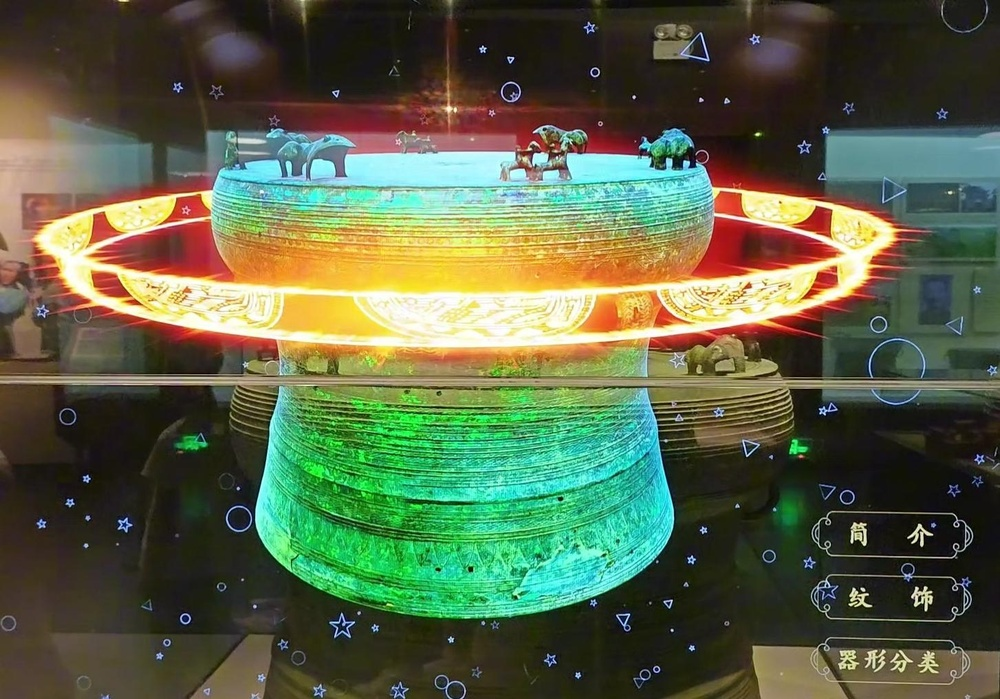
#> input picture data/images/2.jpg, 1000 x 699 px, shrunk from 1454 x 1016 before the run, found by its file name; its folder holds only this picture in this run
$ python batch_segment.py
#> lines starting #> are read from the running program, lines starting #| are printed output that depends on the picture; after the words box and inside, x2 and y2 are one past the last pixel; in counts of white or black regions, pixels touching at a corner belong together
import os
import cv2

def segment_image(img_path):
    """简单占位模型：对图像做灰度化 + 阈值分割"""
#> called with img_path = './data/images/2.jpg'
    img = cv2.imread(img_path)
#> img is the input picture: shape (699, 1000, 3); mean B, G, R 72.2, 100.3, 90.6
    if img is None:
        return None

    gray = cv2.cvtColor(img, cv2.COLOR_BGR2GRAY)
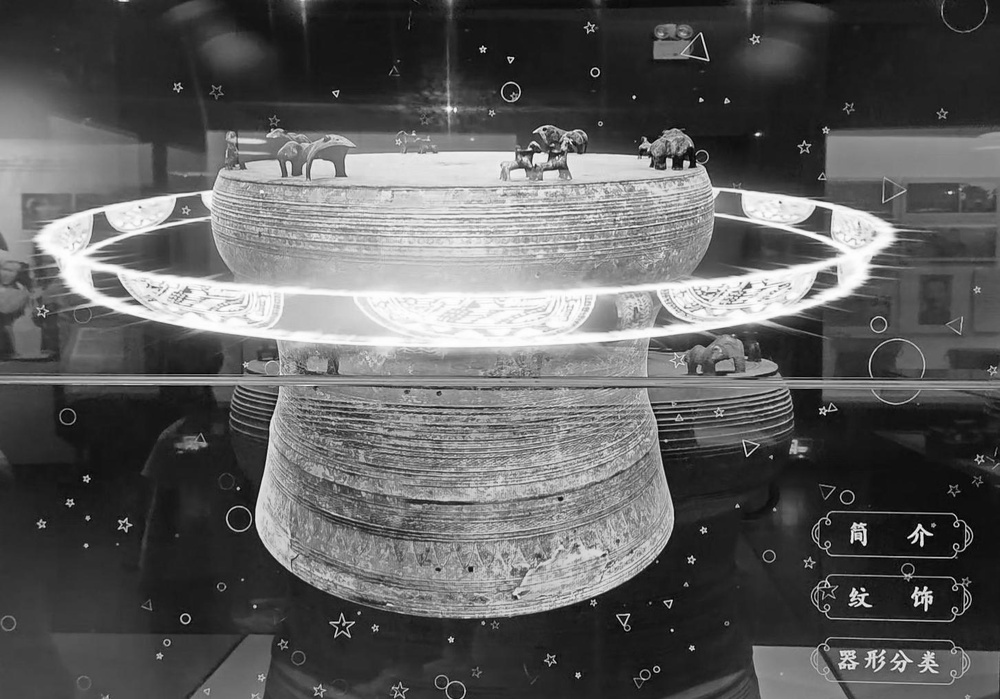
#> gray: shape (699, 1000); min 0, max 255, mean 94.2
    _, mask = cv2.threshold(gray, 128, 255, cv2.THRESH_BINARY)
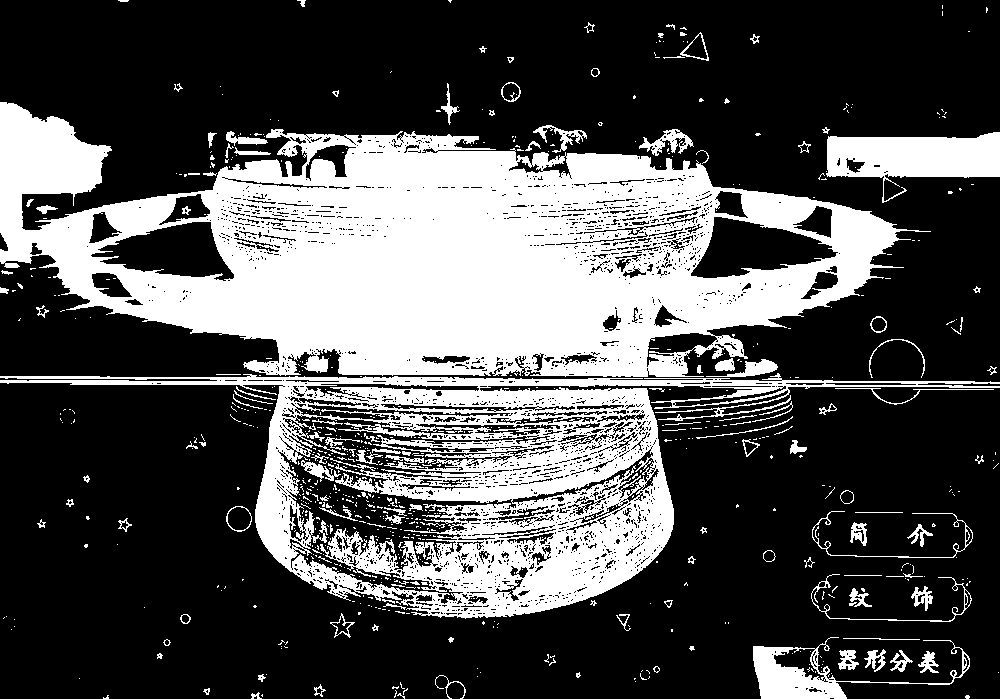
#> mask: shape (699, 1000); 31.2% white; 760 white regions (632 under 20 px), largest, box (x1, y1, x2, y2) and area: (0, 102, 931, 377) 134323, (0, 373, 1000, 619) 60584, (826, 132, 1000, 203) 6877

    return mask

def batch_segment(input_dir, output_dir):
    os.makedirs(output_dir, exist_ok=True)

    for fname in os.listdir(input_dir):
        if not fname.lower().endswith((".jpg", ".png", ".jpeg", ".bmp")):
            continue

        img_path = os.path.join(input_dir, fname)
        save_path = os.path.join(output_dir, fname)

        mask = segment_image(img_path)
        if mask is not None:
            cv2.imwrite(save_path, mask)
            print(f"[OK] {fname} processed.")


if __name__ == "__main__":
    input_dir = "./data/images"
    output_dir = "./results/masks"

    print("Starting batch segmentation...")
    batch_segment(input_dir, output_dir)
    print("Done.")

print("This is a  script.")

$ run again, on data/images/bear.jpg
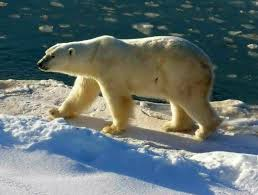
#> input picture data/images/bear.jpg, 258 x 195 px, found by its file name
#> in segment_image, img is the input picture: shape (195, 258, 3); mean B, G, R 111.9, 112.8, 99.6
#> in segment_image, `gray = cv2.cvtColor(img, cv2.COLOR_BGR2GRAY)`:
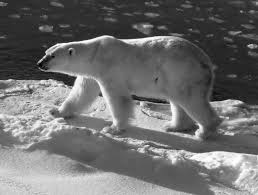
#> gray: shape (195, 258); min 1, max 255, mean 108.7
#> in segment_image, `_, mask = cv2.threshold(gray, 128, 255, cv2.THRESH_BINARY)`:
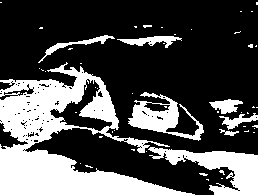
#> mask: shape (195, 258); 30.9% white; 54 white regions (45 under 20 px), largest, box (x1, y1, x2, y2) and area: (0, 62, 195, 195) 10354, (148, 147, 258, 195) 2262, (128, 92, 204, 141) 1417

$ run again, on data/images/cat.jpg
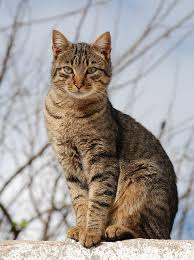
#> input picture data/images/cat.jpg, 194 x 260 px, found by its file name
#> in segment_image, img is the input picture: shape (260, 194, 3); mean B, G, R 151.1, 155.3, 162.2
#> in segment_image, `gray = cv2.cvtColor(img, cv2.COLOR_BGR2GRAY)`:
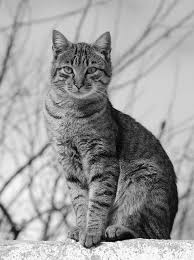
#> gray: shape (260, 194); min 0, max 255, mean 156.9
#> in segment_image, `_, mask = cv2.threshold(gray, 128, 255, cv2.THRESH_BINARY)`:
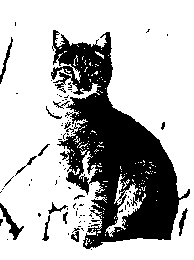
#> mask: shape (260, 194); 72.1% white; 90 black regions (75 under 20 px), largest, box (x1, y1, x2, y2) and area: (51, 30, 190, 249) 12894, (0, 203, 24, 240) 231, (0, 37, 13, 84) 125
